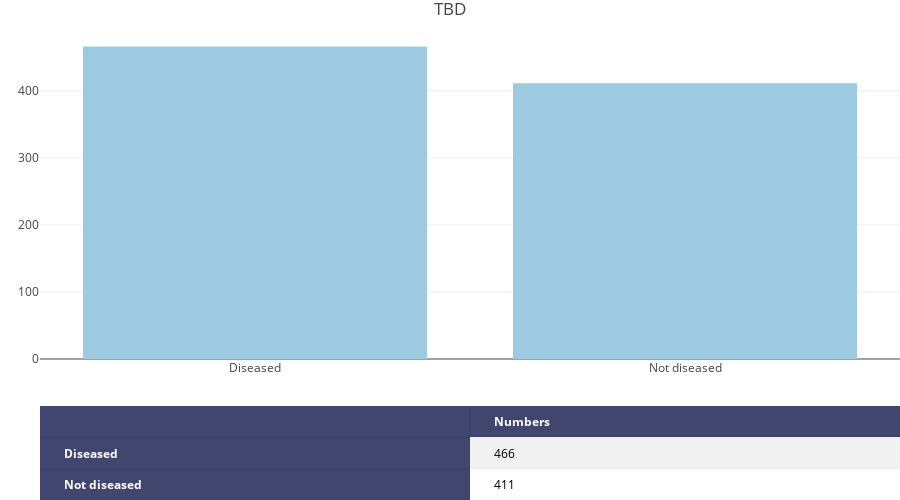

This figure's notebook cell:
### Code cell
iplot(figure)

### Figure 1 — Plotly figure (JSON) as saved in the notebook; plotly's stock layout.template omitted (floating-point values rounded to 4 significant figures)
{"data": [{"colorscale": [[0, "#00083e"], [0.5, "#ededee"], [1, "#ffffff"]], "hoverinfo": "none", "opacity": 0.75, "showscale": false, "type": "heatmap", "z": [[0, 0], [0, 0.5], [0, 1]]}, {"marker": {"color": "rgb(158,202,225)"}, "type": "bar", "x": ["Diseased", "Not diseased"], "xaxis": "x2", "y": [466, 411], "yaxis": "y2"}], "layout": {"annotations": [{"align": "left", "font": {"color": "#ffffff"}, "showarrow": false, "text": "<b></b>", "x": -0.45, "xanchor": "left", "xref": "x1", "y": 0, "yref": "y1"}, {"align": "left", "font": {"color": "#ffffff"}, "showarrow": false, "text": "<b>Numbers</b>", "x": 0.55, "xanchor": "left", "xref": "x1", "y": 0, "yref": "y1"}, {"align": "left", "font": {"color": "#ffffff"}, "showarrow": false, "text": "<b>Diseased</b>", "x": -0.45, "xanchor": "left", "xref": "x1", "y": 1, "yref": "y1"}, {"align": "left", "font": {"color": "#000000"}, "showarrow": false, "text": "466", "x": 0.55, "xanchor": "left", "xref": "x1", "y": 1, "yref": "y1"}, {"align": "left", "font": {"color": "#ffffff"}, "showarrow": false, "text": "<b>Not diseased</b>", "x": -0.45, "xanchor": "left", "xref": "x1", "y": 2, "yref": "y1"}, {"align": "left", "font": {"color": "#000000"}, "showarrow": false, "text": "411", "x": 0.55, "xanchor": "left", "xref": "x1", "y": 2, "yref": "y1"}], "height": 500, "margin": {"b": 0, "l": 40, "r": 0, "t": 30}, "title": "TBD", "xaxis": {"dtick": 1, "gridwidth": 2, "showticklabels": false, "tick0": -0.5, "ticks": "", "zeroline": false}, "xaxis2": {"anchor": "y2"}, "yaxis": {"autorange": "reversed", "domain": [0, 0.2], "dtick": 1, "gridwidth": 2, "showticklabels": false, "tick0": 0.5, "ticks": "", "zeroline": false}, "yaxis2": {"domain": [0.3, 1]}}}
